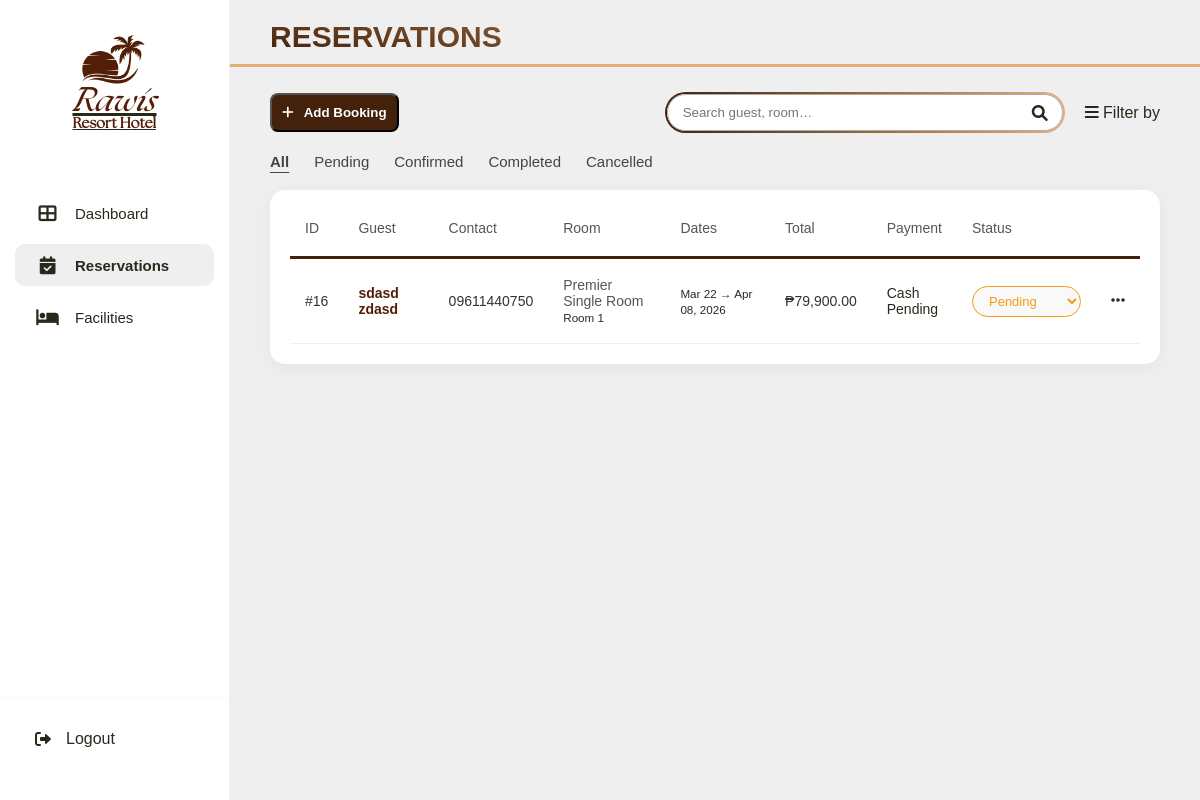
The app's page /admin/reservation.php (signed in) with its own data.
### tables this page shows
CREATE TABLE `reservations` (
  `reservation_id` int(11) NOT NULL AUTO_INCREMENT,
  `guest_id` int(10) unsigned NOT NULL,
  `room_id` int(11) NOT NULL,
  `check_in_date` date NOT NULL,
  `check_out_date` date NOT NULL,
  `num_guests` int(11) NOT NULL,
  `reservation_status` enum('Pending','Confirmed','Cancelled','Completed') DEFAULT 'Pending',
  `extra_requests` text DEFAULT NULL,
  `created_at` timestamp NULL DEFAULT current_timestamp(),
  `extra_guests` int(11) NOT NULL DEFAULT 0,
  `extra_beds` int(11) NOT NULL DEFAULT 0,
  PRIMARY KEY (`reservation_id`),
  KEY `guest_id` (`guest_id`),
  KEY `room_id` (`room_id`),
  CONSTRAINT `reservations_ibfk_1` FOREIGN KEY (`guest_id`) REFERENCES `users` (`id`) ON DELETE CASCADE,
  CONSTRAINT `reservations_ibfk_2` FOREIGN KEY (`room_id`) REFERENCES `rooms` (`room_id`) ON DELETE CASCADE
);

CREATE TABLE `users` (
  `id` int(10) unsigned NOT NULL AUTO_INCREMENT,
  `username` varchar(150) NOT NULL,
  `password` varchar(255) NOT NULL,
  `first_name` varchar(255) DEFAULT NULL,
  `last_name` varchar(255) DEFAULT NULL,
  `phone_number` varchar(255) DEFAULT NULL,
  `created_at` timestamp NULL DEFAULT current_timestamp(),
  `role` enum('admin','guest') NOT NULL DEFAULT 'guest',
  PRIMARY KEY (`id`),
  UNIQUE KEY `username` (`username`)
);

CREATE TABLE `rooms` (
  `room_id` int(11) NOT NULL AUTO_INCREMENT,
  `room_number` varchar(20) NOT NULL,
  `room_type` varchar(50) NOT NULL,
  `max_capacity` int(11) NOT NULL,
  `price_per_night` decimal(10,2) NOT NULL,
  `room_status` varchar(20) NOT NULL,
  `image_path` text DEFAULT NULL,
  `extra_guest_fee` decimal(10,2) NOT NULL DEFAULT 0.00,
  `extra_bed_fee` decimal(10,2) NOT NULL DEFAULT 0.00,
  `num_bedrooms` int(11) NOT NULL DEFAULT 1,
  `num_beds` int(11) NOT NULL DEFAULT 1,
  `bed_type` varchar(50) NOT NULL DEFAULT 'Double',
  PRIMARY KEY (`room_id`),
  UNIQUE KEY `room_number` (`room_number`)
);

CREATE TABLE `payments` (
  `payment_id` int(11) NOT NULL AUTO_INCREMENT,
  `reservation_id` int(11) NOT NULL,
  `amount_paid` decimal(10,2) NOT NULL,
  `payment_method` enum('Cash','GCash','Card') NOT NULL,
  `payment_status` enum('Pending','Awaiting Verification','Completed','Rejected','Refunded') DEFAULT 'Pending',
  `reference_number` varchar(100) DEFAULT NULL,
  `notes` text DEFAULT NULL,
  `payment_date` timestamp NULL DEFAULT current_timestamp(),
  `card_last4` varchar(4) DEFAULT NULL,
  PRIMARY KEY (`payment_id`),
  KEY `fk_payment_reservation` (`reservation_id`),
  CONSTRAINT `fk_payment_reservation` FOREIGN KEY (`reservation_id`) REFERENCES `reservations` (`reservation_id`) ON DELETE CASCADE
);

### admin/reservation.php (the view, shortened to what this page needs)
<?php
require_once __DIR__ . "/../php/config.php";
$reservations = $conn->query("
    SELECT r.*,
           u.first_name, u.last_name, u.phone_number,
           rm.room_number, rm.room_type, rm.price_per_night,
           (rm.price_per_night * DATEDIFF(r.check_out_date, r.check_in_date)) AS base_amount,
           p.payment_id, p.payment_method, p.payment_status, p.reference_number, p.amount_paid
    FROM reservations r
    JOIN users u  ON r.guest_id = u.id
    JOIN rooms rm ON r.room_id  = rm.room_id
    LEFT JOIN payments p ON p.reservation_id = r.reservation_id
    ORDER BY
        CASE p.payment_status
            WHEN 'Awaiting Verification' THEN 1
            WHEN 'Pending' THEN 2
            ELSE 3
        END,
        r.created_at DESC
");
function payBadge($s) {
    $map = [
        'Pending'               => 'pay-pending',
        'Awaiting Verification' => 'pay-awaiting',
        'Completed'             => 'pay-completed',
        'Rejected'              => 'pay-rejected',
        'Refunded'              => 'pay-refunded',
    ];
    $cls = $map[$s] ?? 'pay-pending';
    return "<span class='pay-badge {$cls}'>" . htmlspecialchars($s) . "</span>";
}
?>
<!DOCTYPE html>
<html lang="en">
<head>
</head>
<body>
<?php require_once __DIR__ . '/sidebar.php'; ?>
<main class="main-content">
    <div class="section-title">
        <h1>RESERVATIONS</h1>
        <hr class="header-line">
        <div class="toolbar">
            <button class="btn-add" onclick=".">
                <i class="fas fa-plus"></i> Add Booking
            </button>
            <div class="search-add">
                <div class="search-bar">
                    <input type="text" id="searchInput" placeholder="Search guest, room…" oninput="filterTable()">
                    <i class="fas fa-search"></i>
                </div>
                <div class="filter-group"><i class="fas fa-bars"></i> Filter by</div>
            </div>
        </div>
        <div class="status-filters">
            <a href="#" class="active" onclick="filterByStatus('all',this)">All</a>
            <a href="#" onclick="filterByStatus('Pending',this)">Pending</a>
            <a href="#" onclick="filterByStatus('Confirmed',this)">Confirmed</a>
            <a href="#" onclick="filterByStatus('Completed',this)">Completed</a>
            <a href="#" onclick="filterByStatus('Cancelled',this)">Cancelled</a>
        </div>
    </div>
    <div class="table-container">
        <table class="custom-table" id="resTable">
            <thead>
                <tr>
                    <th>ID</th>
                    <th>Guest</th>
                    <th>Contact</th>
                    <th>Room</th>
                    <th>Dates</th>
                    <th>Total</th>
                    <th>Payment</th>
                    <th>Status</th>
                    <th></th>
                </tr>
            </thead>
            <tbody>
                <?php while ($row = $reservations->fetch_assoc()):
                    $total = $row["amount_paid"] ?? $row["base_amount"];
                    $rowClass = ($row["payment_status"] === "Awaiting Verification") ? "row-awaiting" : "";
                    $pmClass = match($row["payment_method"]) {
                        "Cash"  => "pm-cash",
                        "GCash" => "pm-gcash",
                        "Card"  => "pm-card",
                        default => ""
                    };
                ?>
                <tr class="<?= $rowClass; ?>"
                    data-status="<?= htmlspecialchars($row["reservation_status"]); ?>">
                    <td class="id-column">#<?= $row["reservation_id"]; ?></td>
                    <td class="bold-text">
                        <a href="#" class="guest-link"
                           data-id="<?= $row["reservation_id"]; ?>"
                           data-name="<?= htmlspecialchars($row["first_name"] . " " . $row["last_name"]); ?>"
                           data-phone="<?= htmlspecialchars($row["phone_number"]); ?>"
                           data-room="<?= htmlspecialchars($row["room_number"] . " - " . $row["room_type"]); ?>"
                           data-checkin="<?= date("M d, Y", strtotime($row["check_in_date"])); ?>"
                           data-checkout="<?= date("M d, Y", strtotime($row["check_out_date"])); ?>"
                           data-status="<?= htmlspecialchars($row["reservation_status"]); ?>"
                           data-pay-method="<?= htmlspecialchars($row["payment_method"] ?? "-"); ?>"
                           data-pay-status="<?= htmlspecialchars($row["payment_status"] ?? "-"); ?>"
                           data-pay-ref="<?= htmlspecialchars($row["reference_number"] ?? ""); ?>"
                           data-pay-amount="<?= number_format($total, 2); ?>"
                           onclick="openReservationModal(event)">
                            <?= htmlspecialchars($row["first_name"] . " " . $row["last_name"]); ?>
                        </a>
                        <br>
                    </td>
                    <td><?= htmlspecialchars($row["phone_number"]); ?></td>
                    <td>
                        <span class="room-type-tag"><?= htmlspecialchars($row["room_type"]); ?></span>
                        <br><small>Room <?= htmlspecialchars($row["room_number"]); ?></small>
                    </td>
                    <td>
                        <small><?= date("M d", strtotime($row["check_in_date"])); ?> → <?= date("M d, Y", strtotime($row["check_out_date"])); ?></small>
                    </td>
                    <td>₱<?= number_format($total, 2); ?></td>
                    <td>
                        <?php if ($row["payment_method"]): ?>
                            <span class="pm-pill <?= $pmClass; ?>">
                                <?= htmlspecialchars($row["payment_method"]); ?>
                            </span><br>
                        <?php endif; ?>
                        <?= payBadge($row["payment_status"] ?? "Pending"); ?>
                    </td>
                    <td>
                        <form method="POST" class="status-form">
                            <select name="reservation_status"
                                    class="status-select <?= strtolower($row["reservation_status"]); ?>"
                                    onchange="this.form.submit()">
                                <option value="Pending"   <?= $row["reservation_status"]==='Pending'   ?'selected':''; ?>>Pending</option>
                            </select>
                        </form>
                    </td>
                    <td>
                        <div class="action-wrapper">
                            <button class="action-btn" onclick="toggleMenu(event, this)">
                                <i class="fas fa-ellipsis-h"></i>
                            </button>
                        </div>
                    </td>
                </tr>
                <?php endwhile; ?>
            </tbody>
        </table>
    </div>
</main>
</body>
</html>

### assets/css/admin.css (style rules this page uses)
* { margin: 0; padding: 0; box-sizing: border-box; font-family: 'Poppins', sans-serif; color: #28291d; }
body { padding-left: 230px; background-color: #f4f7f6; }
.main-content { padding: 40px; background-color: #efefef; min-height: 100vh; }
.section-title h1 { font-size: 30px; margin-bottom: 10px; margin-top: -20px; background: linear-gradient(10deg, #43210b, #e4ae76); -webkit-background-clip: text; -webkit-text-fill-color: transparent; }
.header-line { border: none; height: 3px; background-color: #e4ae76; width: calc(100% + 80px); margin: 0 -40px 25px -40px; }
.toolbar { justify-content: space-between; display: flex; align-items: center; gap: 20px; margin-bottom: 20px; }
.search-add { display: flex; align-items: center; gap: 20px; }
.search-bar { position: relative; width: 400px; border: 2px solid transparent; border-radius: 22px; background: linear-gradient(#fff, #fff) padding-box, linear-gradient(to right, #43210b, #e4ae76) border-box; background-clip: padding-box, border-box; }
.search-bar input { width: 100%; padding: 10px 40px 10px 15px; border-radius: 20px; border: 1px solid #333; outline: none; }
.search-bar i { position: absolute; right: 15px; top: 50%; transform: translateY(-50%); }
.btn-add { width: auto; height: auto; border-radius: 8px; display: flex; align-items: center; justify-content: center; padding: 10px; background-color: #43210b; gap: 10px; }
.toolbar .btn-add { color: #ffffff; font-weight: 800; }
.btn-add i { color: #ffffff; }
.status-filters { margin-bottom: 30px; display: flex; gap: 25px; }
.status-filters a { text-decoration: none; color: #444; font-size: 15px; }
.status-filters a.active { font-weight: 700; text-decoration: underline; text-underline-offset: 5px; }
.status-filters { margin-top: 10px; margin-bottom: 15px; }
.table-container { margin-top: 20px; }
.search-bar input { border-radius: 20px; border: 1px solid #aaa; }
.action-wrapper { position: relative; }
.action-btn { background: none; border: none; cursor: pointer; font-size: 16px; }
.guest-link { color: #531e07; text-decoration: none; cursor: pointer; font-weight: 600; border-bottom: 2px solid transparent; transition: border-color 0.2s ease; }
.table-container { background-color: white; border-radius: 15px; padding: 10px 20px 20px 20px; box-shadow: 0 4px 20px rgba(0,0,0,0.05); overflow-x: auto; }
.custom-table { width: 100%; border-collapse: collapse; font-size: 14px; }
.custom-table thead th { text-align: left; padding: 20px 15px; color: #555; font-weight: 500; border-bottom: 3px solid #43210b; }
.custom-table tbody td { padding: 18px 15px; border-bottom: 1px solid #f0f0f0; color: #333; vertical-align: middle; }
.id-column { color: #888; font-weight: 500; }
.bold-text { font-weight: 600; color: #000; }
.room-type-tag { color: #555; font-weight: 500; }
.status-select { padding: 6px 12px; border-radius: 20px; border: 1px solid #ddd; font-size: 13px; font-weight: 500; cursor: pointer; outline: none; background-color: #f9f9f9; }
.status-select.pending { border-color: #f39c12; color: #f39c12; }
table { border: none !important; }

### records on screen
reservations: reservation_id "16", guest.last_name "sdasd zdasd", guest.phone_number "09611440750", room.room_type "Premier Single Room", room.room_number "1", check_in_date "Mar 22", check_out_date "Apr 08, 2026", payments.amount_paid "79,900.00", payments.payment_method "Cash", payments.payment_status "Pending", reservation_status "Pending"
